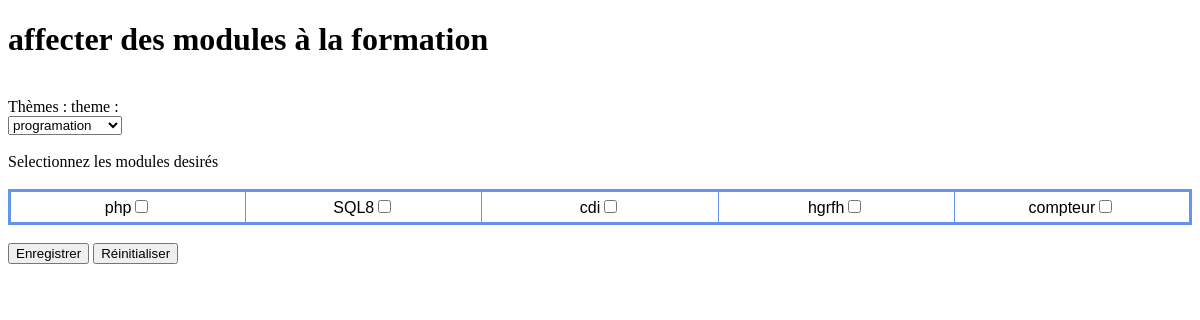
Screenshot of /vue/aff-detail/index.php with the database file from the repository.
### tables this page shows
CREATE TABLE IF NOT EXISTS `modules` (
  `idModules` int(10) unsigned NOT NULL AUTO_INCREMENT,
  `idCompetence` int(10) unsigned NOT NULL,
  `idMatiere` int(10) unsigned NOT NULL,
  `idTheme` int(10) unsigned NOT NULL,
  `idFormateurs_suivi` int(10) unsigned DEFAULT NULL,
  `idFormateurs_createur` int(10) unsigned DEFAULT NULL,
  `idParcours` int(10) unsigned DEFAULT NULL,
  `Nom_mod` varchar(45) DEFAULT NULL,
  `descript_mod` varchar(255) DEFAULT NULL,
  `etat_mod` varchar(45) DEFAULT NULL,
  `heure_mod` int(10) unsigned DEFAULT NULL,
  `code_module` varchar(45) DEFAULT NULL,
  `mod_ref` tinyint(1) NOT NULL DEFAULT '1',
  PRIMARY KEY (`idModules`),
  KEY `idFormateurs_suivi` (`idFormateurs_suivi`),
  KEY `idFormateurs_createur` (`idFormateurs_createur`),
  KEY `idTheme` (`idTheme`),
  KEY `idMatiere` (`idMatiere`),
  KEY `idCompetence` (`idCompetence`),
  KEY `idParcours` (`idParcours`)
);

### modele/aff_module/requetes.php (called while the page is built, shortened)
<?php
function getBdd(){
    try {
        $bdd = new PDO('mysql:host=localhost;dbname=gretatest;charset=utf8', 'root', '',
            array(PDO::ATTR_ERRMODE => PDO::ERRMODE_EXCEPTION));
    } catch (Exception $e) {
        die('Erreur : ' . $e);
    }
    return $bdd;
}
function createListeTheme(){
        $bdd = getBdd();
        $sql = 'SELECT idTheme,Nom_theme FROM theme';
        $req = $bdd->prepare($sql);
        $req->execute();
        return $req;
}
function getModules($idTheme){
    $bdd = getBdd();
    $req = $bdd->prepare('SELECT idModules,Nom_mod FROM modules WHERE idTheme = ? AND  mod_ref = 1');
    $req->execute(array($idTheme));
    return $req;
}

### controleur/aff_module/index.php (the view, shortened to what this page needs)
<?php
include_once('../../modele/aff_module/requetes.php');
function chargeListe(){
    $tab = 'theme';
    $champs = 'Nom_theme';
    $req = createListeTheme();
    echo '<label for="'.$tab.'">'.$tab.' : </label></br>
    <select id="'.$tab.'" name="'.$tab.'" type="text" onchange="request(this);">';
    $i = 0;
    while ($donnee = $req->fetch()) {
        if ($i == 0){
            $idTheme = $donnee['idTheme'];
        }
        echo '<option value="' . $donnee['idTheme'] . '">' . $donnee[$champs]. '</option>';
        $i++;
    }
    echo '</select></br></br>';
    chargeModules($idTheme);
}
function chargeModules($idTheme){
    echo '<label >Selectionnez les modules desirés</label></br></br>';
    $listeModules = getModules($idTheme);
    $deb = true;
    $i = 1;
    echo '<table id="modules">';
    while ($module = $listeModules->fetch()){
        if ($deb == true){
            echo'<tr>';
            $deb = false;
        }
        echo '<td><label>'.$module['Nom_mod'].'<input type="checkbox" name="module" id="'.$module['idModules'].'"></label></td>';
        $i++;
        if ($i%6 == 0){
            echo '</tr>';
            $deb = true;
        }
    }
    echo '</table>';
}

### vue/aff-detail/index.php (style rules this page uses)
table { border: medium solid #6495ed; border-collapse: collapse; width: 100%; }
td { font-family: sans-serif; border: thin solid #6495ed; width: 15%; padding: 5px; text-align: center; background-color: #ffffff; }

### rows the page displays
modules: Nom_mod "php"
modules: Nom_mod "SQL8"
modules: Nom_mod "cdi"
modules: Nom_mod "hgrfh"
modules: Nom_mod "compteur"

### other values shown
$tab "theme"
form field theme "programation"
